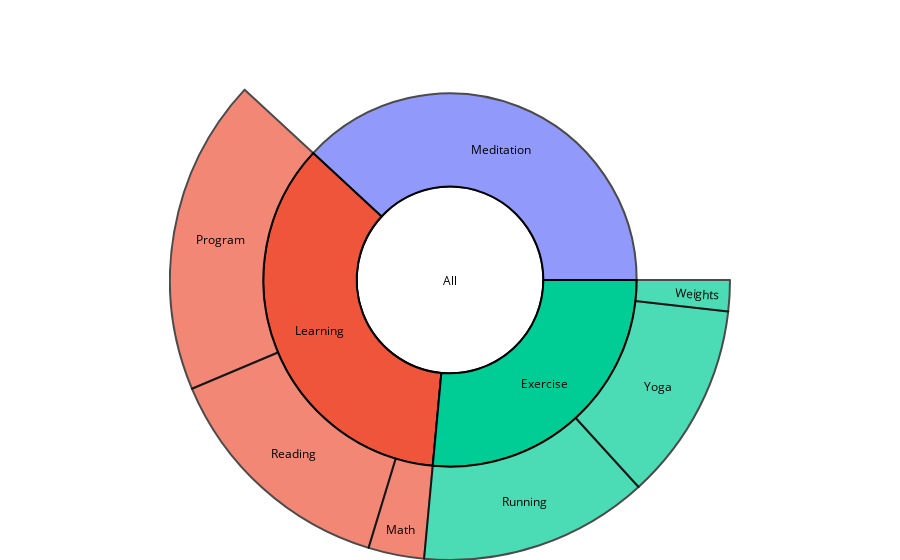

The notebook cell saved with this chart:
### Code cell
running_total = daily['running'].sum()
yoga_total = daily['yoga'].sum()
weights_total = daily['weights'].sum()
exercise_total = running_total + yoga_total+weights_total

programming_total = daily['programming'].sum()
reading_total = daily['reading'].sum()
math_total = daily['math'].sum()
learning_total = programming_total + reading_total+math_total

meditation_total = daily['meditation'].sum()

all_total = exercise_total + learning_total + meditation_total


fig =go.Figure(go.Sunburst(
    labels=["All", "Exercise", "Learning", "Meditation", "Running", "Weights", "Yoga", "Program", "Reading", "Math"],
    parents=["", "All", "All", "All", "Exercise", "Exercise", "Exercise", "Learning", "Learning", "Learning"],
    values=[all_total, exercise_total, learning_total, meditation_total, running_total, weights_total, yoga_total, programming_total, reading_total, math_total],
    branchvalues="total",
    textfont_color='Black',
    marker=dict( line=dict(color='#000000', width=2)),
    hovertemplate = "%{label}: <br>Days: %{value} <extra></extra> "
))
fig.update_layout(margin = dict(t=0, l=0, r=0, b=0))
fig.update_layout(plot_bgcolor='White', 
                  paper_bgcolor="White",
                  title_text="All Activities",
                  title_font=dict(size=18, color='Black'))

fig.show()
pio.write_html(fig, file='year_in_review/AllActivitiesSunBurst.html', auto_open=False)

### Figure 1 — Plotly figure (JSON) as saved in the notebook; plotly's stock layout.template omitted (floating-point values rounded to 4 significant figures)
{"data": [{"branchvalues": "total", "hovertemplate": "%{label}: <br>Days: %{value} <extra></extra> ", "labels": ["All", "Exercise", "Learning", "Meditation", "Running", "Weights", "Yoga", "Program", "Reading", "Math"], "marker": {"line": {"color": "#000000", "width": 2}}, "parents": ["", "All", "All", "All", "Exercise", "Exercise", "Exercise", "Learning", "Learning", "Learning"], "textfont": {"color": "Black"}, "type": "sunburst", "values": [559, 148, 198, 213, 74, 10, 64, 102, 78, 18]}], "layout": {"autosize": true, "margin": {"b": 0, "l": 0, "r": 0, "t": 0}, "paper_bgcolor": "White", "plot_bgcolor": "White", "title": {"font": {"color": "Black", "size": 18}, "text": "All Activities"}}}
